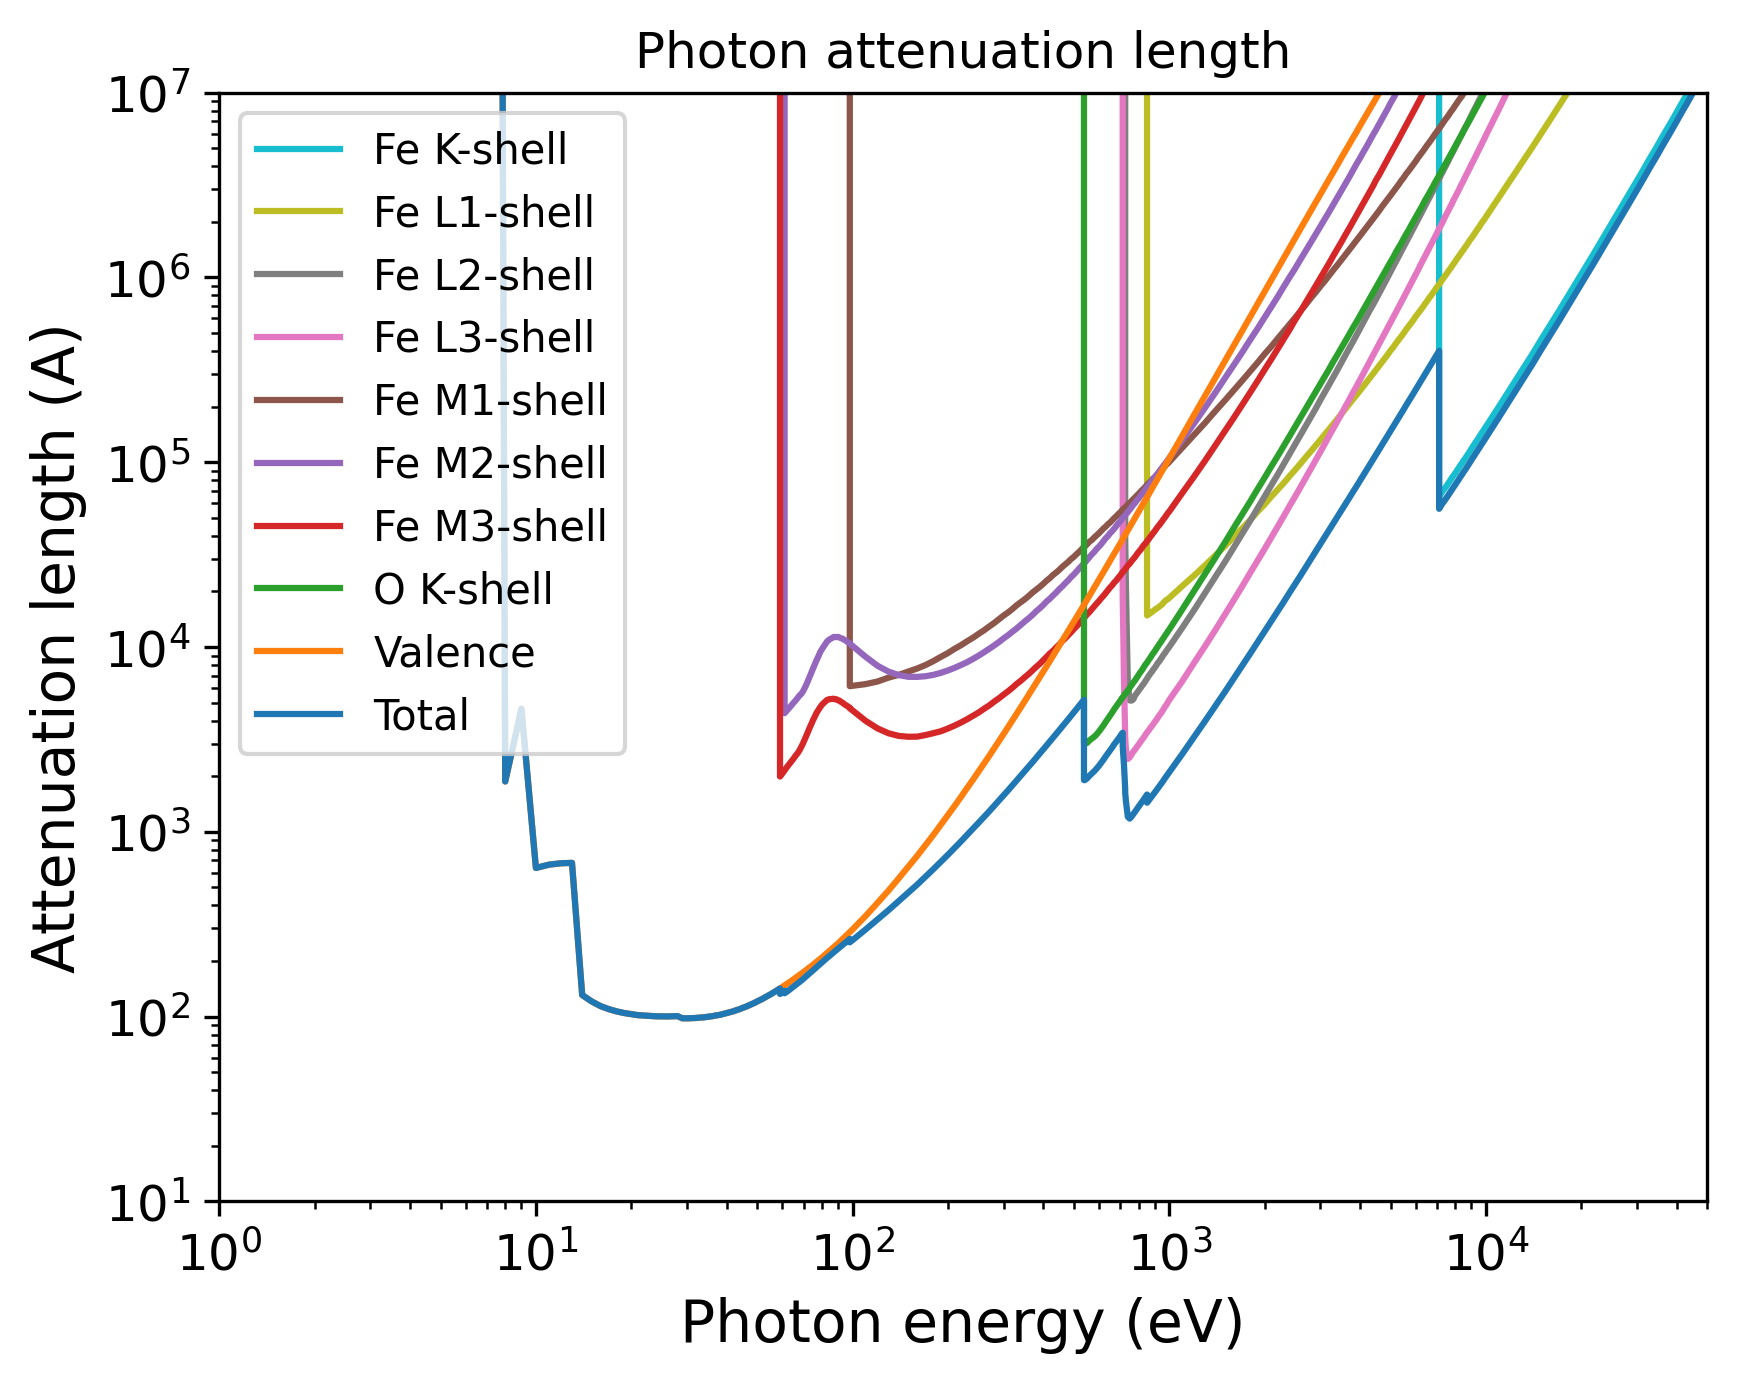

Here is the Python script that generated this plot:
import pandas as pd
import numpy as np
import matplotlib.pyplot as plt
import matplotlib.cm as cm
# Set the format:
plt.xlabel("Photon energy (eV)", fontsize=14)
plt.ylabel("Attenuation length (A)", fontsize=14)
plt.xticks(fontsize=12)
plt.yticks(fontsize=12)
plt.grid(False)
# Set the axes:
# Read the output file:
df = pd.read_csv(r"OUTPUT_Fe2O3_Photon_IMFP.dat", sep=r'\s+', header=None, comment="#", skipinitialspace=True)
plt.xscale("log")
plt.yscale("log")
# Prepare the plot:
columns_to_plot = [ 1, 2, 3, 4, 5, 6, 7, 8, 9, 10]
labels = [ "Fe K-shell", "Fe L1-shell", "Fe L2-shell", "Fe L3-shell", "Fe M1-shell", "Fe M2-shell", "Fe M3-shell", "O K-shell", "Valence", "Total"]
# Create N distinct colors from a colormap
N = len(columns_to_plot)
colors = plt.cm.tab10(np.linspace(1, 0, 10))
# Set line styles:
linestyles = [ "-", "-", "-", "-", "-", "-", "-", "-", "-", "-"]
for i, col in enumerate(columns_to_plot):
    color = colors[i % len(colors)]
    ls    = linestyles[i % len(linestyles)]
    label = labels[i % len(labels)]
    plt.plot(df.iloc[:, 0], df.iloc[:, col],
    color=color,
    label=label,
    linestyle=ls)
plt.xlim(1.00000000,50000.00000000)
plt.ylim(10.00000000,10000000.00000000)
plt.title("Photon attenuation length")
plt.legend(loc="best", fontsize=10)
# Save the plot in this format:
plt.savefig("OUTPUT_MFP_photon.png", dpi=300, bbox_inches="tight")
